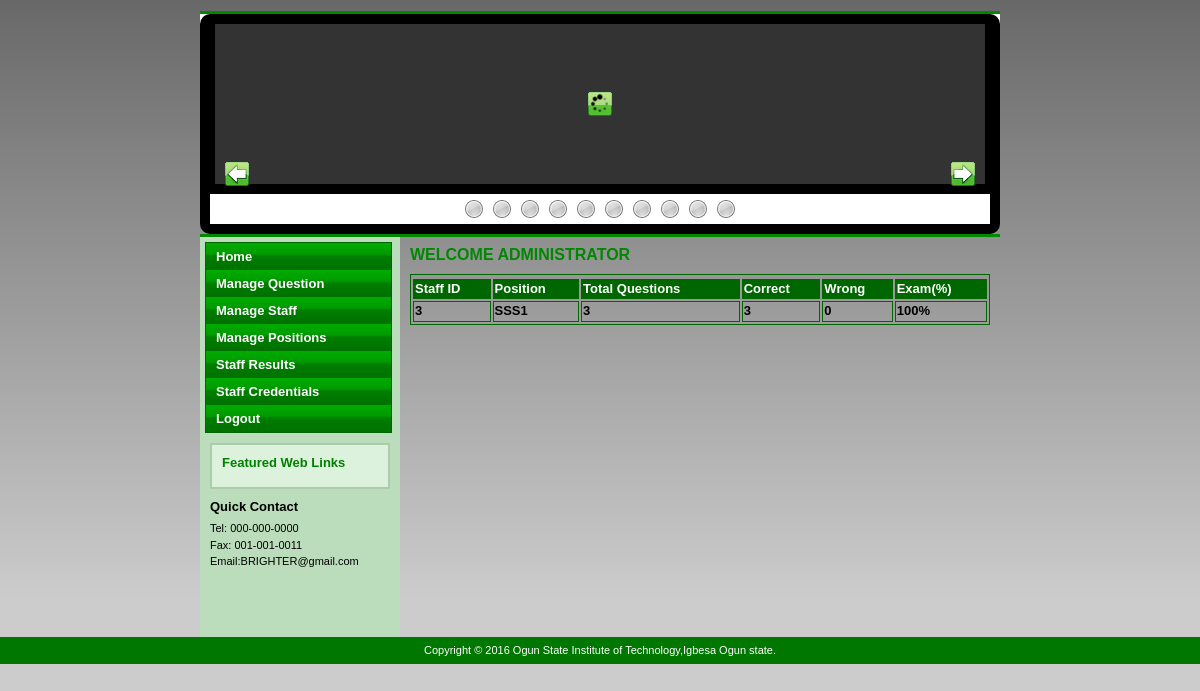
The page /Admin/ViewStaffResult.php?StuId=3 on the database its author committed.
### tables this page shows
CREATE TABLE `result_master` (
  `Result_Id` int(11) NOT NULL,
  `Faculty` varchar(100) NOT NULL,
  `Student_Id` varchar(15) NOT NULL,
  `Total` int(11) NOT NULL,
  `Correct` int(11) NOT NULL,
  `Wrong` int(11) NOT NULL,
  `per` varchar(7) NOT NULL
);

### Admin/ViewStaffResult.php (the view, shortened to what this page needs)
<!DOCTYPE html PUBLIC "-//W3C//DTD XHTML 1.0 Transitional//EN" "http://www.w3.org/TR/xhtml1/DTD/xhtml1-transitional.dtd">
<html xmlns="http://www.w3.org/1999/xhtml">
<head>
<link href="../templatemo_style.css" rel="stylesheet" type="text/css" />
	<link rel="stylesheet" type="text/css" href="../sliderman.css" />
</head>
<body>
<div id="templatemo_container">
  <div class="templatemo_line"></div>
  <div id="templatemo_header">
  <?php include_once('slider.php');?>
  <div class="templatemo_line"></div>
    <div id="templatemo_content">
    <div id="templatemo_left_column">
	<?php
		include "Header.php";
		?>
	<div class="section_box">
        <div class="subtitle">Featured Web Links</div>
      </div>
   	  <div class="text_area" align="justify">
        <div class="subtitle">Quick Contact</div>
          Tel: 000-000-0000<br />
          Fax: 001-001-0011<br />
          Email:BRIGHTER@gmail.com <br />
          <br />
      </div>
    </div>
      <div id="templatemo_right_column">
   	 		<div class="text_area" align="justify">
          <div class="title">WELCOME ADMINISTRATOR</div>
	        <table width="100%" border="1" bordercolor="#006600" >
          <tr>
          <tr>
                            <th bgcolor="#006600" class="style13"><div align="left" class="style9 style5"><strong>Staff ID</strong></div></th>
                <th  bgcolor="#006600" class="style13"><div align="left" class="style9 style5"><strong>Position</strong></div></th>
                <th bgcolor="#006600" class="style13"><div align="left" class="style9 style5"><strong>Total Questions</strong></div></th>
                <th bgcolor="#006600" class="style13"><div align="left" class="style9 style5"><strong>Correct</strong></div></th>
                <th bgcolor="#006600" class="style13"><div align="left" class="style4">Wrong</div></th>
                <th bgcolor="#006600" class="style13"><div align="left" class="style4">Exam(%)</div></th>
              </tr>
              <?php
$sql = "SELECT * from `result_master` WHERE  Student_id='".$_SESSION['StudentId']."'";
$result = mysql_query($sql);
$row = mysql_fetch_array($result);
$id=$row['Student_Id'];
$fal=$row['Faculty'];
$Total=$row['Total'];
$Correct=$row['Correct'];
$Wrong=$row['Wrong'];
$per=$row['per'];
?>
              <tr>
                <td class="style13"><div align="left" class="style9 style6"><strong><?php echo $id;?></strong></div></td>
                <td class="style13"><div align="left" class="style9 style6"><strong><?php echo $fal;?></strong></div></td>
                <td class="style13"><div align="left" class="style9 style6"><strong><?php echo $Total;?></strong></div></td>
                <td class="style13"><div align="left" class="style9 style6"><strong><?php echo $Correct;?></strong></div></td>
                <td class="style13"><div align="left" class="style9 style6"><strong><?php echo $Wrong;?></strong></div></td>
                <td class="style13"><div align="left" class="style9 style6"><strong><?php echo $per."%";?></strong></div></td>
              </tr>
            </table>
          <p>&nbsp;</p>
	<h1>&nbsp;</h1>
	  </div>
	</div>
</div>
</div>
	</div>
	<div id="templatemo_footer" align="center">
  <?php include_once('footer.php');?></div></div></body>
</body>
</html>

### templatemo_style.css (style rules this page uses)
body { margin:0; padding:0; line-height: 1.5em; font-family: Verdana, Arial, Helvetica, sans-serif; font-size: 11px; background: #CCCCCC url(images/templatemo_bg.gif) repeat-x; }
#templatemo_container { width: 800px; margin: auto; background: #FFFFFF; }
#templatemo_header { clear: left; height: 160px; }
#templatemo_content { width: 800px; }
#templatemo_left_column { background: #BBDDBB; float: left; width: 200px; min-height: 400px; }
#templatemo_right_column { float: left; width: 600px; min-height: 400px; }
#templatemo_footer { clear: left; background: #007700; padding: 5px; color: #FFFFFF; }
.templatemo_line { clear: left; height: 3px; background: #008800; }
.section_box { margin: 10px; padding: 10px; border: 2px solid #AACCAA; background: #DDF2DD; color: #008000; }
.text_area { margin: 10px; }
.title { padding-bottom: 10px; font-size: 16px; font-weight: bold; color: #008800; }
.subtitle { padding-bottom: 5px; font-family: Verdana, Arial, Helvetica, sans-serif; font-size: 13px; font-weight: bold; }

### Admin/ViewStaffResult.php (style rules this page uses)
.style13 { font-family: Verdana, Arial, Helvetica, sans-serif; font-size: small; font-weight: bold; color: #000000; }
.style4 { font-size: small; font-weight: bold; color: #FFFFFF; }
.style5 { color: #FFFFFF }
.style6 { color: #000000 }

### rows shown on the page
result_master: Student_Id "3", Faculty "SSS1", Total "3", Correct "3", Wrong "0", per "100"
